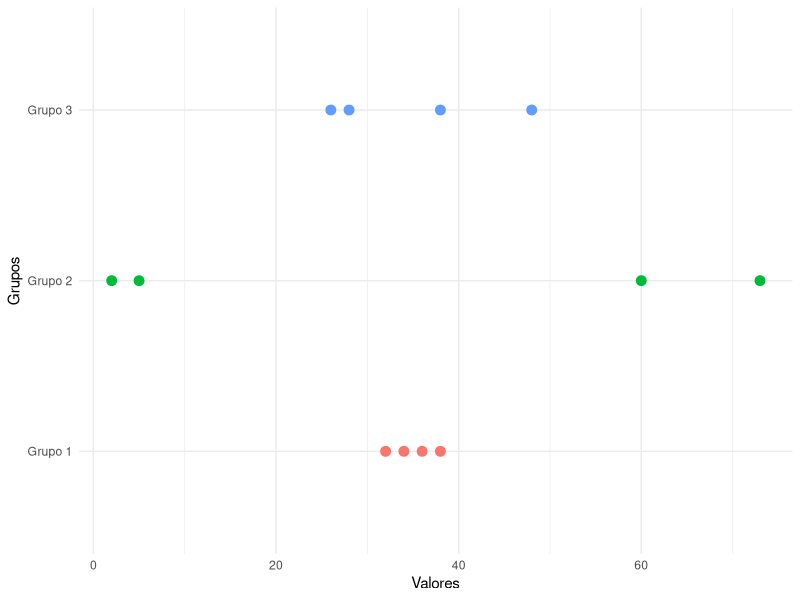
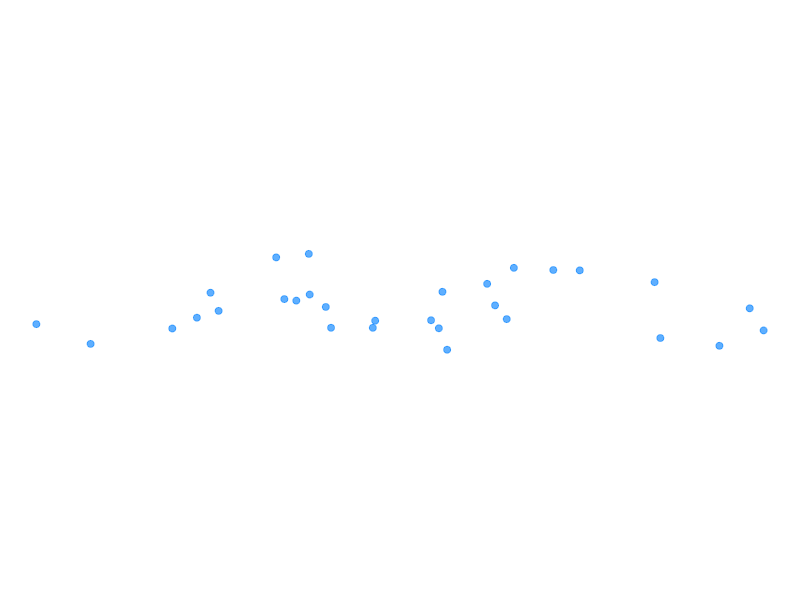

The R source for these figures, in order:
## ---- chunk 1
knitr::opts_chunk$set(echo = TRUE, comment = NA)
# Colores - paleta de azules
c1="#001A33"
c2="#003366"
c3="#004080"
c4="#1A8CFF"
c5="#4DA6FF"
c6="#80BFFF"
c7="#B3D9FF"

# <span style="color:#001A33"> 

## <span style="color:#003366">  

### <span style="color:#004080">
### <span style="color:#1A8CFF">
### <span style="color:#4DA6FF">
### <span style="color:#80BFFF">
### <span style="color:#B3D9FF">

## ---- chunk 2
library(ggplot2)
# Crear un dataframe con los datos
data <- data.frame(
  Valor = c(32, 34, 36, 38, 2, 5, 60, 73, 26, 28, 38, 48),
  Grupo = factor(rep(c("Grupo 1", "Grupo 2", "Grupo 3"), each = 4))
)

# Crear el gráfico de dispersión horizontal en una sola recta con puntos más grandes y sin leyendas
ggplot(data, aes(y = Grupo, x = Valor, color = Grupo)) +
  geom_point(size = 3) +
  labs(x = "Valores", y = "Grupos") +
  theme_minimal() +
  theme(legend.position = "none")  # Elimina las leyendas



## ---- chunk 3
# Cargar la librería ggplot2
library(ggplot2)

# Generar datos continuos
set.seed(123)  # Para que los datos generados sean reproducibles
datos <- rnorm(30, mean = 42, sd = 6)
#round(datos,0)
## ---- chunk 4
# Crear un dataframe con los datos
data <- data.frame(Valor = datos)

# Crear el gráfico de puntos superpuestos en una sola dimensión de forma horizontal sin etiquetas con puntos azules
ggplot(data, aes(x = Valor, y = "")) +
  geom_jitter(width = 0, height = 0.1, size = 2, alpha = 0.7, color = c4) +
  theme_void()


## ---- chunk 5
cat("varianza = ", round(var(datos),1), "años cuadrados")
## ---- chunk 6
cat("varianza = ", round(sd(datos),1), "años")
## ---- chunk 7
cat("coeficiente de variacion = ", round(sd(datos)/mean(datos),3), "años cuadrados")
